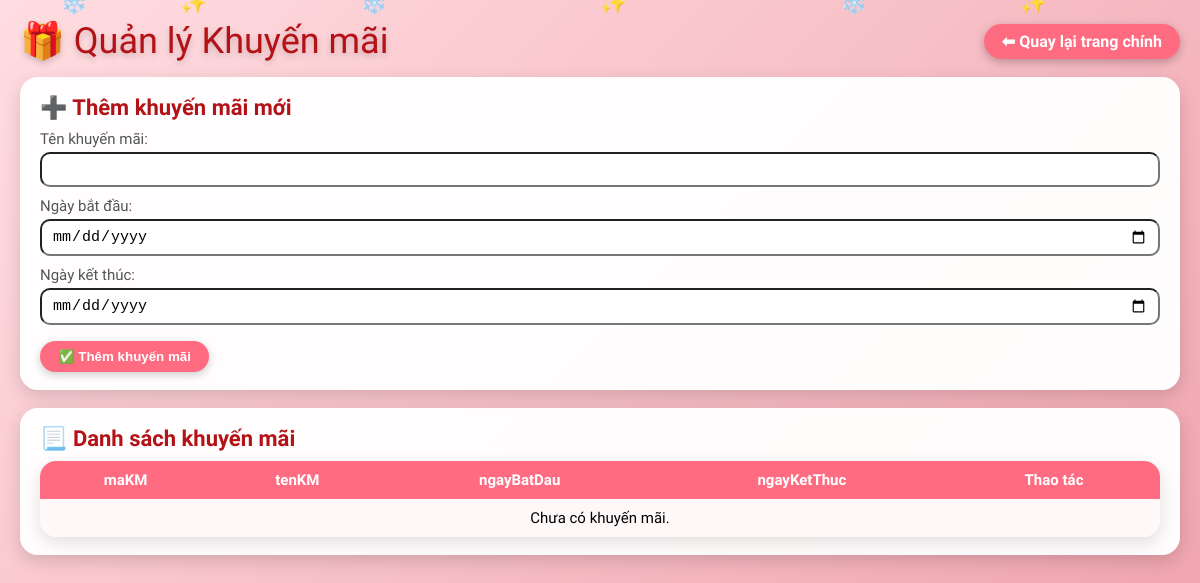
The app's page /backend/khuyenmai.php, older data.
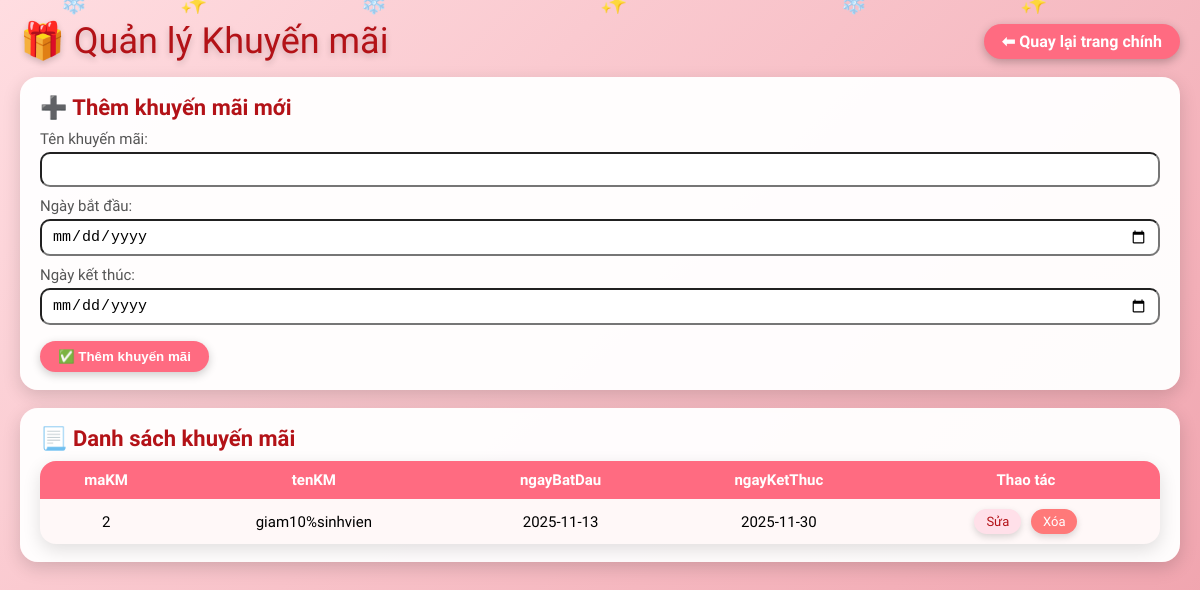
The same page, newer data.
### tables this page shows
CREATE TABLE `khuyenmai` (
  `maKM` int(11) NOT NULL,
  `tenKM` varchar(255) NOT NULL,
  `ngayBatDau` date NOT NULL,
  `ngayKetThuc` date NOT NULL
);

### backend/khuyenmai.php (the view, shortened to what this page needs)
<?php
require_once 'connect.php';
$editRow = null;
$list = [];
$res = $conn->query("SELECT * FROM khuyenmai ORDER BY maKM DESC");
if ($res) {
    while ($row = $res->fetch_assoc()) {
        $list[] = $row;
    }
}
?>
<!DOCTYPE html>
<html lang="vi">
<head>
</head>
<body>
<div class="snowflakes">
    <div class="snowflake">❄️</div><div class="snowflake">✨</div><div class="snowflake">❄️</div>
    <div class="snowflake">✨</div><div class="snowflake">❄️</div><div class="snowflake">✨</div>
</div>
<div class="topbar">
    <div class="page-title">🎁 Quản lý Khuyến mãi</div>
    <a class="back-btn" href="../index.html">⬅ Quay lại trang chính</a>
</div>
<div class="card">
    <?php if ($editRow): ?>
        <h2>✏️ Sửa khuyến mãi (maKM = <?= $editRow['maKM']; ?>)</h2>
        <form method="post">
            <input type="hidden" name="action" value="update">
            <input type="hidden" name="maKM" value="<?= $editRow['maKM']; ?>">
            <div class="form-group">
                <label>Tên khuyến mãi:</label>
                <input type="text" name="tenKM" value="<?= htmlspecialchars($editRow['tenKM']); ?>" required>
            </div>
            <div class="form-group">
                <label>Ngày bắt đầu:</label>
                <input type="date" name="ngayBatDau" value="<?= $editRow['ngayBatDau']; ?>" required>
            </div>
            <div class="form-group">
                <label>Ngày kết thúc:</label>
                <input type="date" name="ngayKetThuc" value="<?= $editRow['ngayKetThuc']; ?>" required>
            </div>
            <button type="submit">💾 Lưu cập nhật</button>
        </form>
    <?php else: ?>
        <h2>➕ Thêm khuyến mãi mới</h2>
        <form method="post">
            <div class="form-group">
                <label>Tên khuyến mãi:</label>
                <input type="text" name="tenKM" required>
            </div>
            <div class="form-group">
                <label>Ngày bắt đầu:</label>
                <input type="date" name="ngayBatDau" required>
            </div>
            <div class="form-group">
                <label>Ngày kết thúc:</label>
                <input type="date" name="ngayKetThuc" required>
            </div>
            <button type="submit">✅ Thêm khuyến mãi</button>
        </form>
    <?php endif; ?>
</div>
<div class="card">
    <h2>📃 Danh sách khuyến mãi</h2>
    <table>
        <thead>
        <tr>
            <th>maKM</th>
            <th>tenKM</th>
            <th>ngayBatDau</th>
            <th>ngayKetThuc</th>
            <th>Thao tác</th>
        </tr>
        </thead>
        <tbody>
        <?php if (empty($list)): ?>
            <tr><td colspan="5">Chưa có khuyến mãi.</td></tr>
        <?php else: ?>
            <?php foreach ($list as $r): ?>
                <tr>
                    <td><?= $r['maKM']; ?></td>
                    <td><?= htmlspecialchars($r['tenKM']); ?></td>
                    <td><?= $r['ngayBatDau']; ?></td>
                    <td><?= $r['ngayKetThuc']; ?></td>
                    <td>
                        <a class="action-link edit-link"
                           href="khuyenmai.php?edit_id=<?= $r['maKM']; ?>">Sửa</a>
                        <a class="action-link delete-link"
                           href="khuyenmai.php?delete_id=<?= $r['maKM']; ?>"
                           onclick="return confirm('Xóa khuyến mãi maKM = <?= $r['maKM']; ?> ?');">
                           Xóa
                        </a>
                    </td>
                </tr>
            <?php endforeach; ?>
        <?php endif; ?>
        </tbody>
    </table>
</div>
</body>
</html>

Row changes from the older to the newer data that the page shows:
added khuyenmai: maKM "2", tenKM "giam10%sinhvien", ngayBatDau "2025-11-13", ngayKetThuc "2025-11-30"
Text that changed along with them:
text no longer shown: "Chưa có khuyến mãi."
